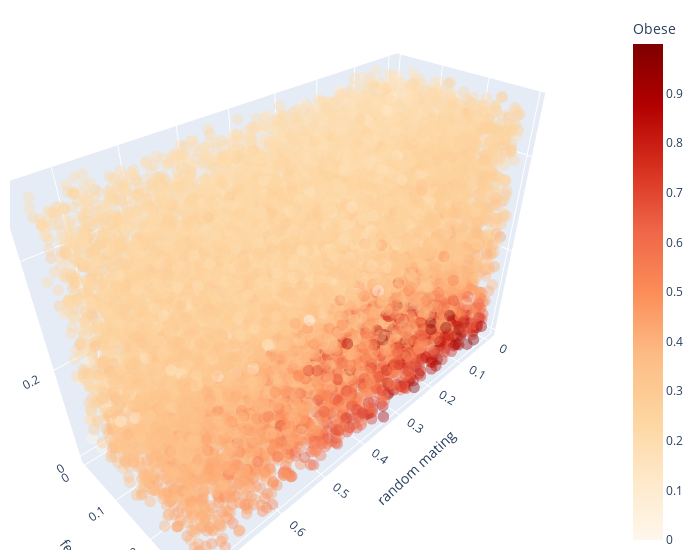

The cell this chart's notebook holds for it:
### Code cell
fig = px.scatter_3d(df, x='random_mating', y='fertility_factor', z='leakage',
              color='g4', color_continuous_scale = px.colors.sequential.OrRd)

fig.update_traces(marker=dict(size=4, opacity = 0.4),
                  selector=dict(mode='markers'))
fig.update_layout(scene = dict(
                    xaxis_title='random mating',
                    yaxis_title='fertility',
                    zaxis_title='leakage'),
                    width=700,
                    margin=dict(r=10, b=10, l=10, t=10), 
                    coloraxis_colorbar=dict(title="Obese")
                    )
fig.show()

### Figure 1 — Plotly figure (JSON) as saved in the notebook; plotly's stock layout.template omitted (floating-point values rounded to 4 significant figures; data arrays with more than 128 entries replaced by an {"elided": "..."} marker saying what was removed)
{"data": [{"hovertemplate": "random_mating=%{x}<br>fertility_factor=%{y}<br>leakage=%{z}<br>g4=%{marker.color}<extra></extra>", "legendgroup": "", "marker": {"color": {"elided": "16384 float values"}, "coloraxis": "coloraxis", "opacity": 0.4, "size": 4, "symbol": "circle"}, "mode": "markers", "name": "", "scene": "scene", "showlegend": false, "type": "scatter3d", "x": {"elided": "16384 float values"}, "y": {"elided": "16384 float values"}, "z": {"elided": "16384 float values"}}], "layout": {"coloraxis": {"colorbar": {"title": {"text": "Obese"}}, "colorscale": [[0, "rgb(255,247,236)"], [0.125, "rgb(254,232,200)"], [0.25, "rgb(253,212,158)"], [0.375, "rgb(253,187,132)"], [0.5, "rgb(252,141,89)"], [0.625, "rgb(239,101,72)"], [0.75, "rgb(215,48,31)"], [0.875, "rgb(179,0,0)"], [1, "rgb(127,0,0)"]]}, "legend": {"tracegroupgap": 0}, "margin": {"b": 10, "l": 10, "r": 10, "t": 10}, "scene": {"domain": {"x": [0, 1], "y": [0, 1]}, "xaxis": {"title": {"text": "random mating"}}, "yaxis": {"title": {"text": "fertility"}}, "zaxis": {"title": {"text": "leakage"}}}, "width": 700}}
